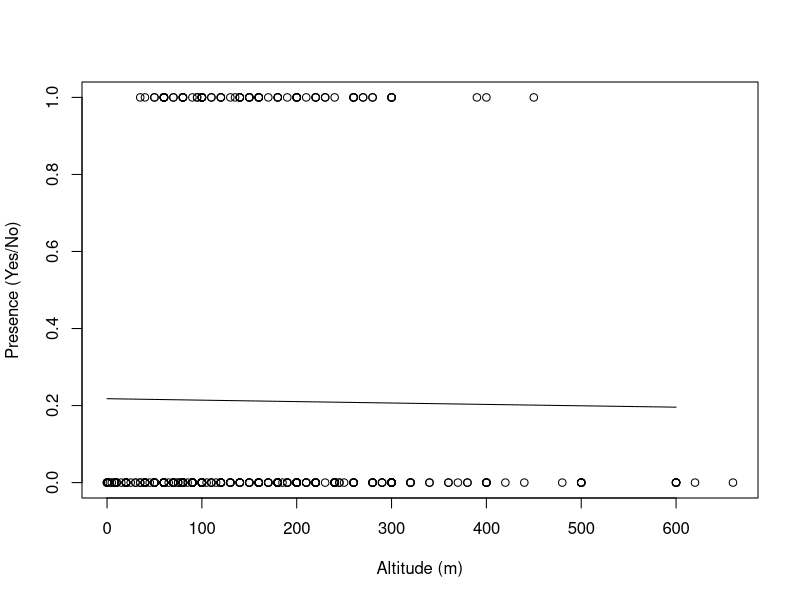
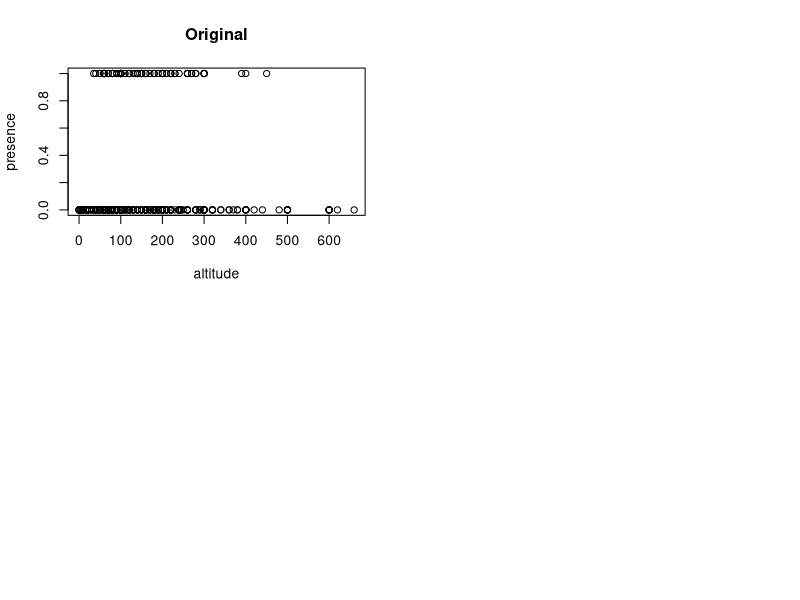

The R script that drew these images, in order: (Note: this script raises an error after producing the figures.)
# Admin
setwd("/Users/tarineccleston/Documents/Masters/STATS 762/Exercises/Kauri")

# Q1
kauri.df <- read.csv("kauri.csv", header = TRUE)
plot(presence ~ altitude, data = kauri.df, xlab = "Altitude (m)", ylab = "Presence (Yes/No)")

# Q2
kauri.fit <- glm(presence ~ altitude, data = kauri.df, family = "binomial")
summary(kauri.fit)

# Fit regression curve
xx <- seq(0, 600, length.out = 1000)
yy <- predict(kauri.fit, newdata = data.frame(altitude = xx), type = "response")
lines(xx, yy)

# Q3
# Make new dataset
n.kauri <- nrow(kauri.df)
new.kauri <- rbinom(n.kauri, 1, predict(kauri.fit, type = "response"))

# Compare real data wiuth simulated data
par(mfrow = c(2, 2))
plot(presence ~ altitude, data = kauri.df, main = "Original")
yy <- predict(kauri.fit, newdata = data.frame(presence = xx), type = "response")
lines(xx, yy)

plot(new.kauri ~ altitude, data = kauri.df, main = "Simulated 1")
# new.fit <- glm(new.kauri ~ altitude, family = binomial("probit"), data = kauri.df)
new.fit <- glm(new.kauri ~ altitude, family = "binomial", data = kauri.df)
yy <- predict(new.fit, newdata = data.frame(altitude = xx), type = "response")
lines(xx, yy)

n.kauri <- nrow(kauri.df)
new.kauri <- rbinom(n.kauri, 1, predict(kauri.fit, type = "response"))

plot(new.kauri ~ altitude, data = kauri.df, main = "Simulated 2")
# new.fit <- glm(new.kauri ~ altitude, family = binomial("probit"), data = kauri.df)
new.fit <- glm(new.kauri ~ altitude, family = "binomial", data = kauri.df)
yy <- predict(new.fit, newdata = data.frame(altitude = xx), type = "response")
lines(xx, yy)

n.kauri <- nrow(kauri.df)
new.kauri <- rbinom(n.kauri, 1, predict(kauri.fit, type = "response"))

plot(new.kauri ~ altitude, data = kauri.df, main = "Simulated 3")
# new.fit <- glm(new.kauri ~ altitude, family = binomial("probit"), data = kauri.df)
new.fit <- glm(new.kauri ~ altitude, family = "binomial", data = kauri.df)
yy <- predict(new.fit, newdata = data.frame(altitude = xx), type = "response")
lines(xx, yy)

# Simulated data has a stronger relationshop between altitude and presence. However this could be by chance
# Try bootstrapping to confirm / disprove this
# Greater variance at higher altitude -> poisson?????

# Bootstrapping
n.boots <- 10000
coef.boot <- matrix(0, nrow = n.boots, ncol = 2)
agep80.boot <- numeric(n.boots)
for (i in 1:n.boots){
  kauri.boot <- rbinom(n.kauri, 1, predict(kauri.fit, type = "response"))
  fit.boot <- glm(kauri.boot ~ altitude, family = "binomial", data = kauri.df)
  coef.boot[i, ] <- coef(fit.boot)
  agep80.boot[i] <- (0.84162 - coef(fit.boot)[1])/coef(fit.boot)[2]
}





